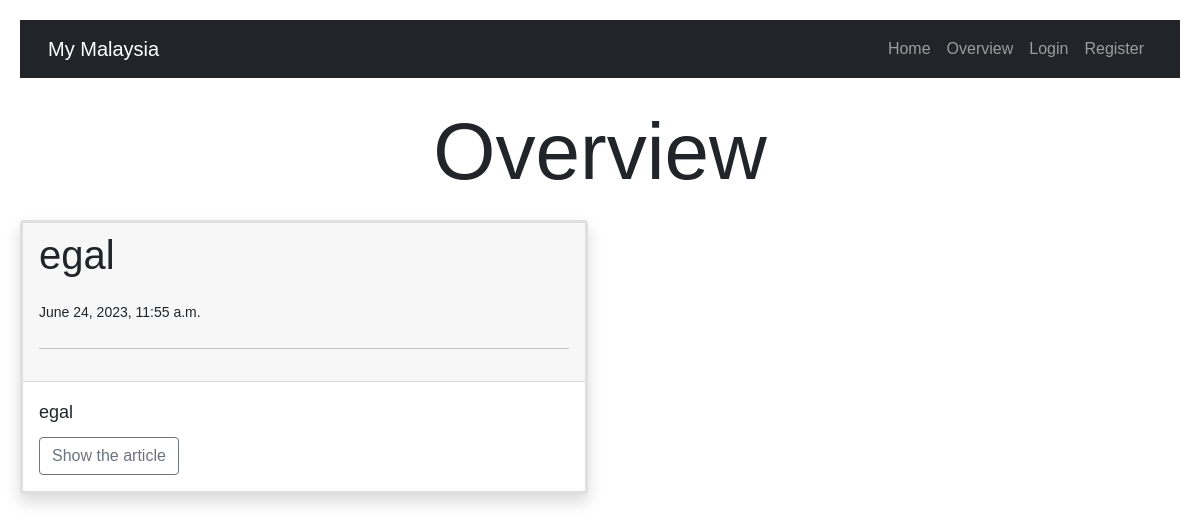
/overview/, run on an earlier commit of the app's database.
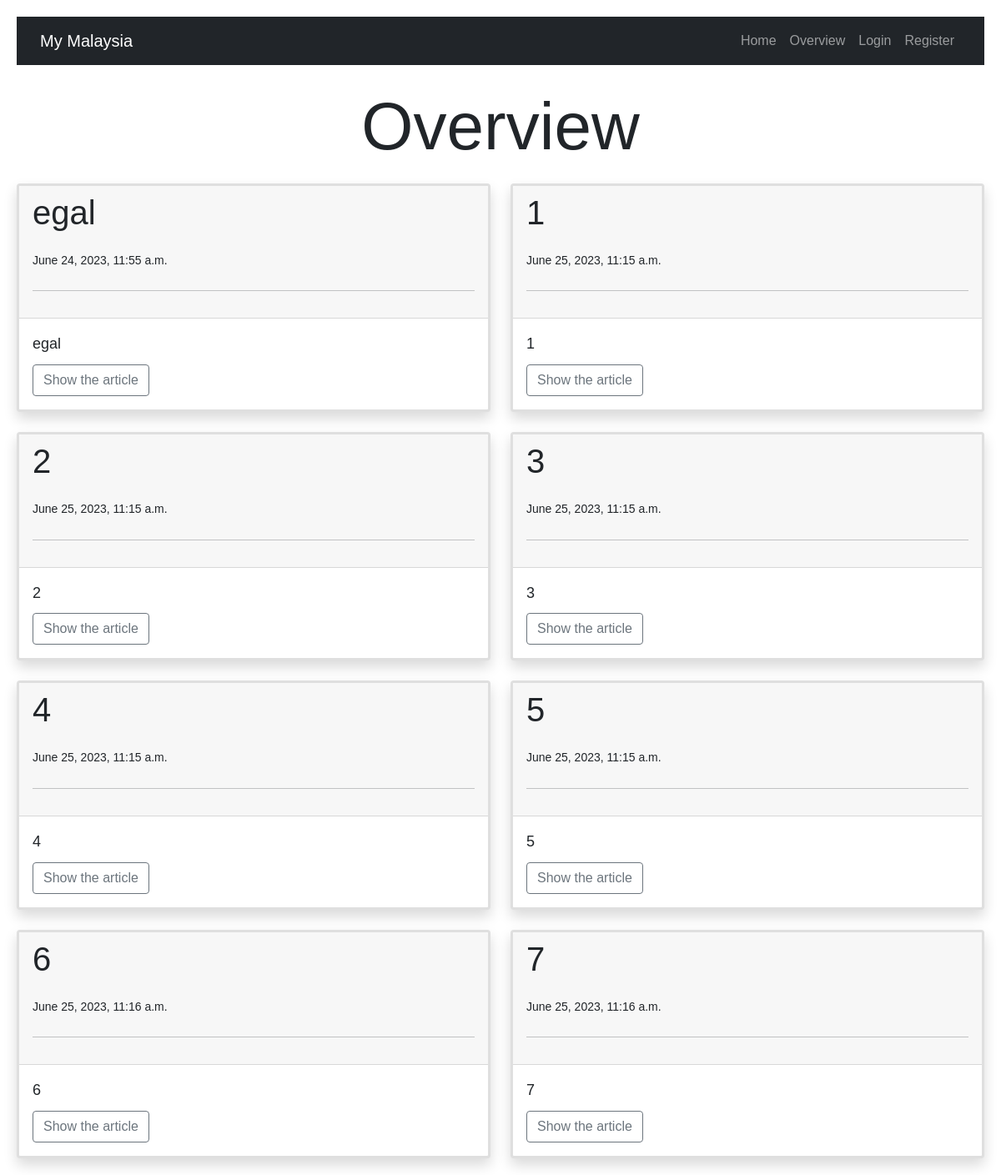
And on a later commit of the database.
### articles/models.py (models this page shows)
class Article(models.Model):
    title = models.TextField()
    content = models.TextField()
    date_created = models.DateTimeField('Article Added',blank=True, auto_now_add=True)
    summary = models.TextField('Short Description')

### articles/views.py (the view)
def articles_overview(request):
    articles = Article.objects.all()
    context = {
        'articles': articles,
    }
    template = loader.get_template('article-overview.html')
    return HttpResponse(template.render(context, request))

### templates/article-overview.html (shortened to what this page needs)
{% extends "base.html" %}
{% block content %}
<br>
    <header>
      <center>
        <h1 class="display-1">Overview</h1>
      </center>
    </header>
    <div class="row row-cols-md-1 row-cols-lg-2 row-cols-xxl-3 g-4" data-masonry='{"percentPosition": true }'>
        {% for article in articles %}
        <div class="col">
          <div class="card h-100 border-3 shadow">
            <div class="card-header">
              <h1 class="display-6">{{ article.title }}</h1>
              <small>{{ article.date_created }}</small>
              <hr class="my-4">
            </div>
            <div class="card-body">
              <p class="card-text">{{article.summary}}</p>
              <a href="/article/{{ article.id }}"><button type="button" class="btn btn-outline-secondary">Show the article</button></a>
            </div>
          </div>
        </div>
        {% endfor %}
    </div>
{% endblock %}

What changed in the data, as far as the page shows it:
added Article: title "1", date_created "June 25, 2023, 11:15 a.m.", summary "1"
added Article: title "2", date_created "June 25, 2023, 11:15 a.m.", summary "2"
added Article: title "3", date_created "June 25, 2023, 11:15 a.m.", summary "3"
added Article: title "4", date_created "June 25, 2023, 11:15 a.m.", summary "4"
added Article: title "5", date_created "June 25, 2023, 11:15 a.m.", summary "5"
added Article: title "6", date_created "June 25, 2023, 11:16 a.m.", summary "6"
added Article: title "7", date_created "June 25, 2023, 11:16 a.m.", summary "7"
